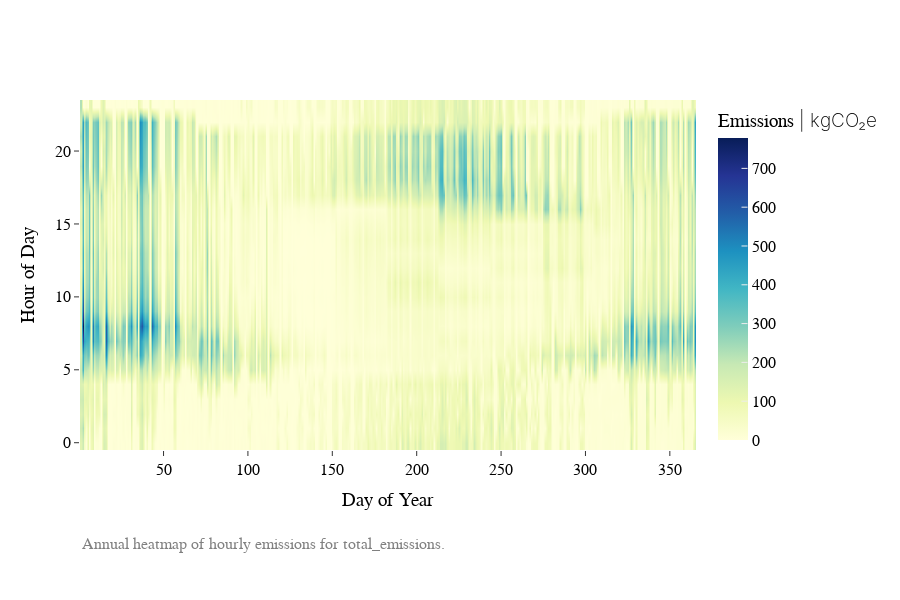

Write notebook code for a chart like this one.
### Code cell
from src.visuals import plot_emissions_heatmap

df = source_energy.copy()

equipment_scenarios = "eq_scenario_1"
emission_scenarios = "em_scenario_a"

plot_emissions_heatmap(df, equipment_scenarios, emission_scenarios, unit_mode="SI", emission_type="total_emissions")

### Figure 1 — Plotly figure (JSON) as saved in the notebook; plotly's stock layout.template omitted (floating-point values rounded to 4 significant figures; data arrays with more than 128 entries replaced by an {"elided": "..."} marker saying what was removed)
{"data": [{"colorbar": {"title": {"text": "Emissions <span style=\"font-weight:200\">| kgCO₂e</span>"}}, "colorscale": [[0, "rgb(255,255,217)"], [0.125, "rgb(237,248,177)"], [0.25, "rgb(199,233,180)"], [0.375, "rgb(127,205,187)"], [0.5, "rgb(65,182,196)"], [0.625, "rgb(29,145,192)"], [0.75, "rgb(34,94,168)"], [0.875, "rgb(37,52,148)"], [1, "rgb(8,29,88)"]], "hovertemplate": "Day of Year: %{x}<br>Hour: %{y}<br>Emissions: %{z:.2f} kg CO₂<extra></extra>", "type": "heatmap", "x": {"elided": "365 int values"}, "y": [0, 1, 2, 3, 4, 5, 6, 7, 8, 9, 10, 11, 12, 13, 14, 15, 16, 17, 18, 19, 20, 21, 22, 23], "z": {"elided": "24x365 float values"}, "zmin": 0, "zsmooth": "best"}], "layout": {"annotations": [{"align": "center", "font": {"color": "gray", "size": 16}, "showarrow": false, "text": "Annual heatmap of hourly emissions for total_emissions.", "x": 0, "xref": "paper", "y": -0.3, "yref": "paper"}], "font": {"size": 16}, "height": 600, "margin": {"b": 150}, "title": {"font": {"size": 14}}, "xaxis": {"title": {"text": "Day of Year"}}, "yaxis": {"title": {"text": "Hour of Day"}}}}
